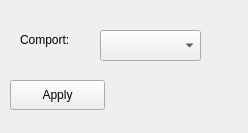
<?xml version="1.0" encoding="UTF-8"?>
<ui version="4.0">
 <class>SerialSetting</class>
 <widget class="QWidget" name="SerialSetting">
  <property name="geometry">
   <rect>
    <x>0</x>
    <y>0</y>
    <width>248</width>
    <height>133</height>
   </rect>
  </property>
  <property name="windowTitle">
   <string>Form</string>
  </property>
  <widget class="QPushButton" name="btnApply">
   <property name="geometry">
    <rect>
     <x>10</x>
     <y>80</y>
     <width>95</width>
     <height>30</height>
    </rect>
   </property>
   <property name="text">
    <string>Apply</string>
   </property>
  </widget>
  <widget class="QComboBox" name="cboComport">
   <property name="geometry">
    <rect>
     <x>100</x>
     <y>30</y>
     <width>101</width>
     <height>31</height>
    </rect>
   </property>
  </widget>
  <widget class="QLabel" name="label_2">
   <property name="geometry">
    <rect>
     <x>20</x>
     <y>30</y>
     <width>67</width>
     <height>20</height>
    </rect>
   </property>
   <property name="text">
    <string>Comport:</string>
   </property>
  </widget>
 </widget>
 <resources/>
 <connections/>
</ui>
